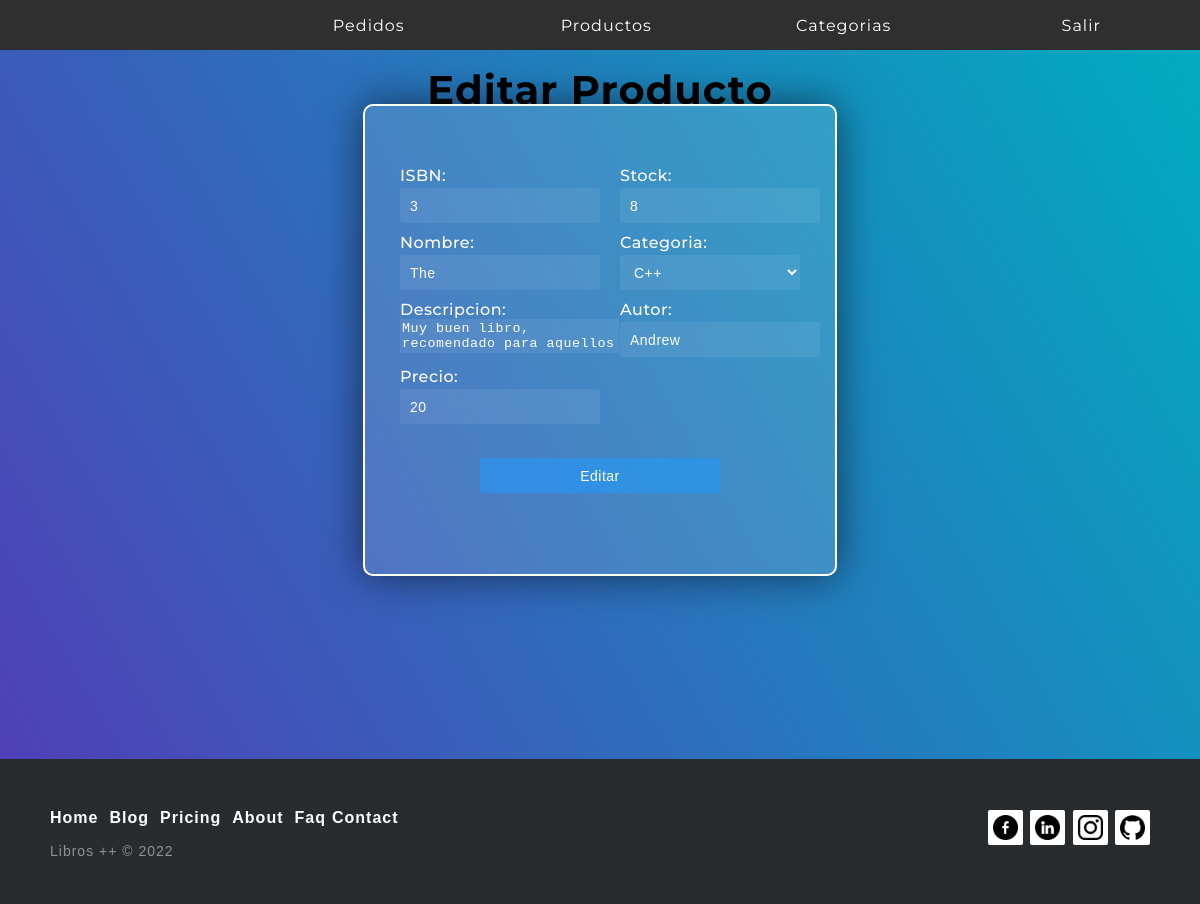
Page /index.php?controller=Producto&action=editar&isbn=3 (signed in) on the earlier database version.
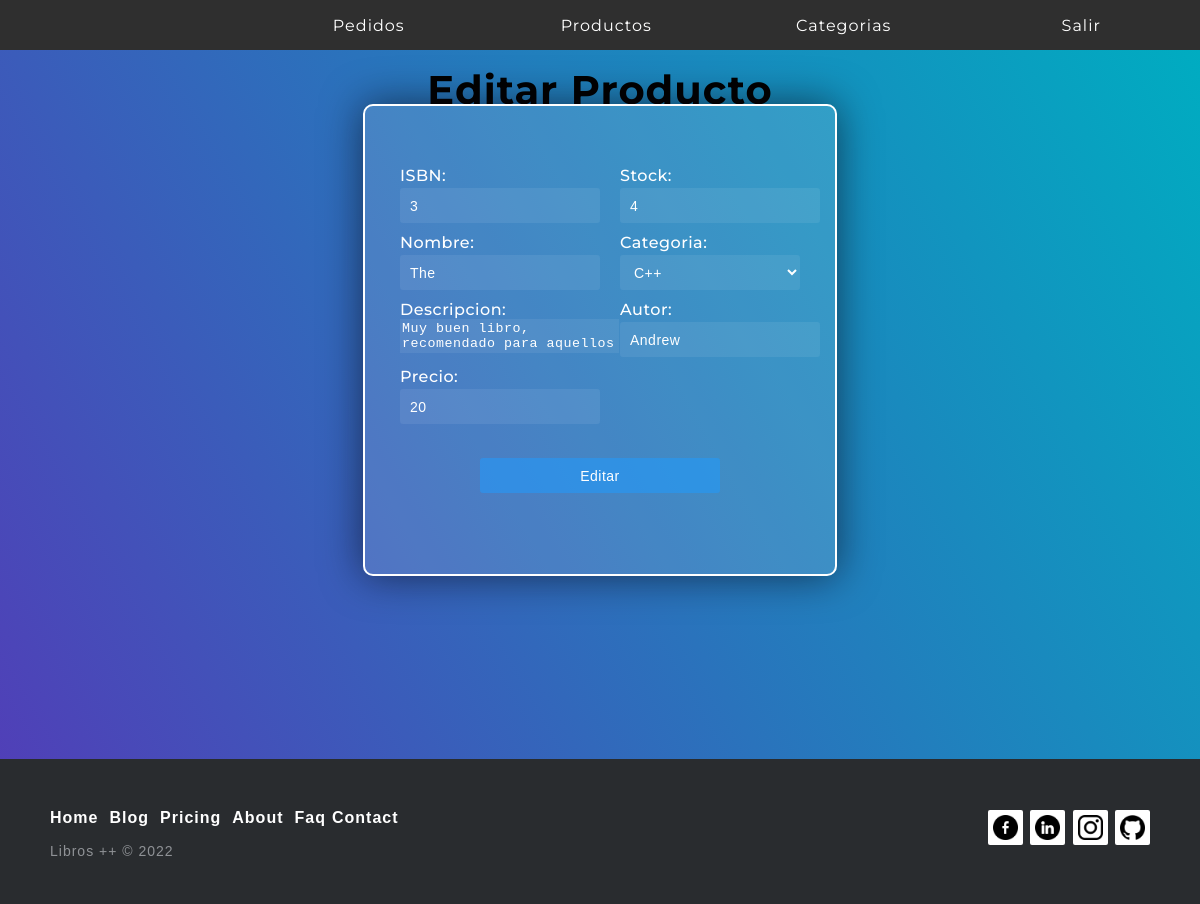
Same page on the later database version.
### tables this page shows
CREATE TABLE `producto` (
  `ISBN` int(11) NOT NULL,
  `nombre` varchar(30) NOT NULL,
  `descripcion` text NOT NULL,
  `imagen` varchar(50) NOT NULL,
  `precio` float(6,2) NOT NULL,
  `stock` int(11) NOT NULL,
  `categoria` int(11) NOT NULL,
  `autor` varchar(30) NOT NULL,
  `destacado` tinyint(1) NOT NULL DEFAULT 0,
  `estado` tinyint(4) NOT NULL DEFAULT 0
);

### models/database.php (called while the page is built, shortened)
<?php
class Database{
    public function __construct(){
        $servername = "localhost";
        $dbname= "tiendaonline";
        $username = "root";
        $password = "";
		$this->db = new PDO("mysql:host=$servername;dbname=$dbname",$username, $password);
    }
}

### models/producto.php (called while the page is built, shortened)
<?php
    require_once("database.php");
    class Producto extends Database{
        private $isbn;
        public function setIsbn($isbn)
        {
            $this->isbn = $isbn;
        }
            public function listadoProducto(){
            $sql = "SELECT * FROM producto WHERE ISBN = '".$this->isbn."'";
            $rows = $this->db->query($sql);
            return $rows->fetchAll(PDO::FETCH_CLASS);
        }
}
?>

### models/categoria.php (called while the page is built, shortened)
<?php
    require_once("database.php");
    class Categoria extends Database{
        public function mostrarCategorias(){
            $sql = "SELECT * FROM categoria";
            $rows = $this->db->query($sql);
            return  $rows;
        }
}

### views/producto/editar.php (the view)
<div class="header">
    <h1 class='tituloRegistroProducto'>Editar Producto</h1>
    <div class="inner-headerProducto flex">
         <div class="fromGenerico">
            <form action="index.php?controller=Producto&action=editar" method="POST">
                <div style=" float: left; width: 45%; text-align: justify;">
                    <label for='ISBN'>ISBN:</label>
                    <input type="number" name = "isbn" value=<?php echo $lista[0]->ISBN; ?>>
                    <label for='Nombre'>Nombre:</label>
                    <input type="text" name = "nombre" value=<?php echo $lista[0]->nombre; ?>>
                    <label for='Descripcion'>Descripcion:</label>
                    <textarea class="textareaRegistroForm" name="descripcion" rows="2" cols="25"><?php echo $lista[0]->descripcion; ?></textarea>
                    <label for='Precio'>Precio:</label>
                    <input type="number" name = "precio" value=<?php echo $lista[0]->precio; ?>>
                </div>
                <div style="float: right; width: 45%; text-align: justify;">
                    <label for='Stock'>Stock:</label>
                    <input type="number" name = "stock" value=<?php echo $lista[0]->stock; ?>>
                    <label for='Categoria'>Categoria:</label>
                    <select name="categoria" id="categoria" class='selectProducto'>
                        <?php
                        foreach($listaCategorias as $clave => $valor){
                            if($valor['idCategoria'] == $lista[0]->categoria){
                                echo "<option value='".$valor['idCategoria']."' selected class='optionProducto'>".$valor['nombre']."</option>";
                            }else{
                                echo "<option value='".$valor['idCategoria']."' class='optionProducto'>".$valor['nombre']."</option>";
                            }
                        }
                        ?>
                    </select>
                    <label for='Autor'>Autor:</label>
                    <input type="text" name = "autor" value=<?php echo $lista[0]->autor; ?>>
                </div>
                <div class="buttonSubmitProducto">
                    <input type="submit" value="Editar" class="rainbowButton" >
                </div>
            </form>
        </div>
    </div>

Differences in the rows shown:
changed producto id 3: stock "8" → "4"
